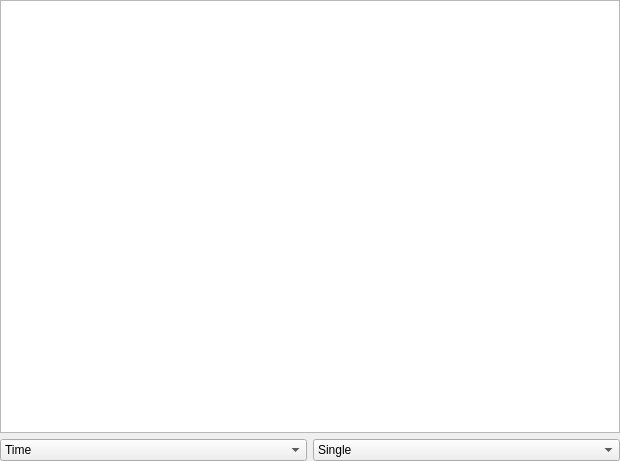
<?xml version="1.0" encoding="UTF-8"?>
<ui version="4.0">
 <class>PBsViewer</class>
 <widget class="QWidget" name="PBsViewer">
  <property name="geometry">
   <rect>
    <x>0</x>
    <y>0</y>
    <width>620</width>
    <height>461</height>
   </rect>
  </property>
  <property name="windowTitle">
   <string>PBs</string>
  </property>
  <layout class="QGridLayout" name="gridLayout">
   <property name="leftMargin">
    <number>0</number>
   </property>
   <property name="topMargin">
    <number>0</number>
   </property>
   <property name="rightMargin">
    <number>0</number>
   </property>
   <property name="bottomMargin">
    <number>0</number>
   </property>
   <item row="0" column="0" colspan="2">
    <widget class="QTableWidget" name="tableWidget">
     <property name="sizePolicy">
      <sizepolicy hsizetype="Expanding" vsizetype="Expanding">
       <horstretch>0</horstretch>
       <verstretch>0</verstretch>
      </sizepolicy>
     </property>
     <attribute name="horizontalHeaderStretchLastSection">
      <bool>false</bool>
     </attribute>
    </widget>
   </item>
   <item row="1" column="0">
    <widget class="QComboBox" name="comboBoxPBType">
     <property name="sizePolicy">
      <sizepolicy hsizetype="Preferred" vsizetype="Fixed">
       <horstretch>0</horstretch>
       <verstretch>0</verstretch>
      </sizepolicy>
     </property>
     <property name="maximumSize">
      <size>
       <width>16777215</width>
       <height>35</height>
      </size>
     </property>
     <property name="styleSheet">
      <string notr="true"/>
     </property>
     <item>
      <property name="text">
       <string>Time</string>
      </property>
     </item>
     <item>
      <property name="text">
       <string>Movecount</string>
      </property>
     </item>
     <item>
      <property name="text">
       <string>TPS</string>
      </property>
     </item>
    </widget>
   </item>
   <item row="1" column="1">
    <widget class="QComboBox" name="comboBoxPBAvg">
     <property name="sizePolicy">
      <sizepolicy hsizetype="Preferred" vsizetype="Fixed">
       <horstretch>0</horstretch>
       <verstretch>0</verstretch>
      </sizepolicy>
     </property>
     <property name="maximumSize">
      <size>
       <width>16777215</width>
       <height>35</height>
      </size>
     </property>
     <property name="styleSheet">
      <string notr="true"/>
     </property>
     <item>
      <property name="text">
       <string>Single</string>
      </property>
     </item>
     <item>
      <property name="text">
       <string>Average of 5</string>
      </property>
     </item>
     <item>
      <property name="text">
       <string>Average of 12</string>
      </property>
     </item>
     <item>
      <property name="text">
       <string>Average of 50</string>
      </property>
     </item>
     <item>
      <property name="text">
       <string>Average of 100</string>
      </property>
     </item>
    </widget>
   </item>
  </layout>
 </widget>
 <resources/>
 <connections/>
</ui>
